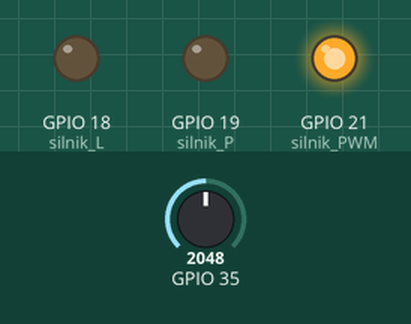
This sketch was run on a simulated ESP32. Parts: output pins drawn as LEDs (lit = HIGH). The test bench sets the inputs (shaded band); at power-on: GPIO 35 = 2048.

Above: at 1.2 s.
1.3 s: GPIO 35 set to 491
At 2.5 s:
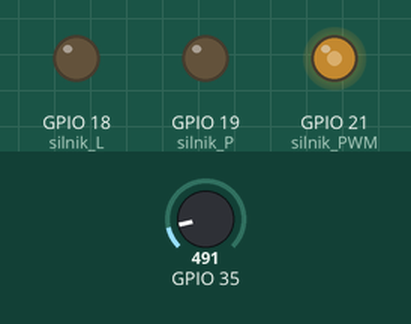
2.8 s: GPIO 35 set to 0
At 3.9 s:
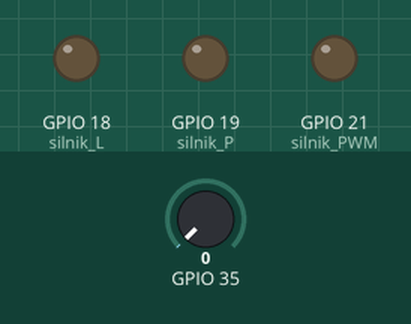
4.3 s: GPIO 35 set to 1228
At 5.0 s:
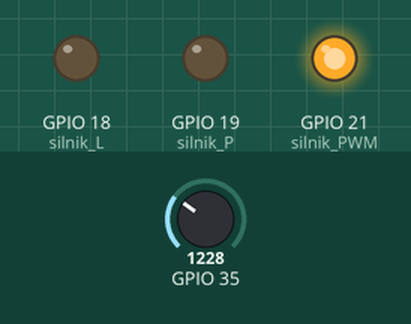
Timing chart, 0 to 7.3 s (numbered marks = the images above; inputs shaded):
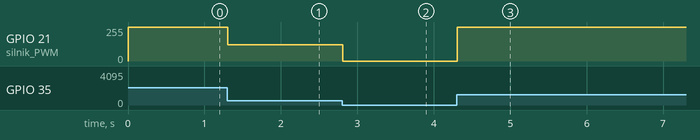

Measured:
- after the input at 1.3 s, GPIO 21 (silnik_PWM): 255/255 → 122/255 at once
- after the input at 2.8 s, GPIO 21 (silnik_PWM): 122/255 → 0/255 at once
- after the input at 4.3 s, GPIO 21 (silnik_PWM): 0/255 → 255/255 at once

The sketch:

projekt_inz_ii.ino
```cpp
/*
DO ZROBIENIA
[v] zmiana na esp
[v] silnik DC
[ ] sterowanie serwo
[ ] czujnik kolorów
[ ] przyciski start stop
[ ] sygnalizacja led
[ ] regulacja prędkości
[ ] pomiar predkości
[ ] LCD
*/

#include "driver/gpio.h"
#include "freertos/FreeRTOS.h"
#include "freertos/task.h"
#include "driver/timer.h"
#include "driver/adc.h"
#include "esp_adc_cal.h"
#include <Arduino.h>

#include "funkcje.h"

uint16_t wyn = 0;

void setup() {
  test_monitor();
  gpio_config();
  adc_config();
  dc_pwm_config();
}

void loop() {
  dc_speed(odczyt_adc());
  delay(10);
}
```

funkcje.cpp
```cpp
#include "driver/gpio.h"
#include "freertos/FreeRTOS.h"
#include "freertos/task.h"
#include "driver/timer.h"
#include "driver/adc.h"
#include "esp_adc_cal.h"
#include <Arduino.h>

#include "funkcje.h"

#define silnik_L GPIO_NUM_18
#define silnik_P GPIO_NUM_19
#define silnik_PWM GPIO_NUM_21
#define silnik_pot ADC1_CHANNEL_7                 //GPIO 32 - 39 - tutaj GPIO 35

void test_monitor(){
  Serial.begin(115200);
}

void gpio_config(){
  //Silnik
  gpio_set_direction(silnik_L, GPIO_MODE_OUTPUT); gpio_set_level(silnik_L, 0);
  gpio_set_direction(silnik_P, GPIO_MODE_OUTPUT); gpio_set_level(silnik_P, 0);
  gpio_set_direction(silnik_PWM, GPIO_MODE_OUTPUT); gpio_set_level(silnik_PWM, 0);

  //Potencjometr sterujący silnikiem
  //Bez pull up
  gpio_set_direction(GPIO_NUM_35, GPIO_MODE_INPUT);
}

void adc_config(){
  //Napiecie odniesienia 1,1 V
  //Ustawic attenuation po ustawieniu dzielnika z potencjometrem
  //Dzielnik to potencjometr 10 kOhm i identyczny rezystor
  //Rozdzielczosc 10 bit -> PWM jest 10 bit
  esp_adc_cal_characteristics_t adc;
  esp_adc_cal_characterize( ADC_UNIT_1, ADC_ATTEN_DB_2_5, ADC_WIDTH_BIT_10, 1100, &adc);
}

uint16_t odczyt_adc(){
  return adc1_get_raw(silnik_pot);
}

void dc_pwm_config(){
  //Kanal 0 - silnik

  //PWM channel 0, 60 kHz, 10 bit
  ledcSetup(0, 60000, 10);
  //PWM pin, PWM channel
  ledcAttachPin(silnik_PWM, 0);
}

void dc_speed(uint16_t predkosc){

  //Jezeli sie nie skompiluje - zmienic rzutowanie

  ledcWrite(0, predkosc);
}
```

funkcje.h
```cpp
#include "driver/gpio.h"
#include "freertos/FreeRTOS.h"
#include "freertos/task.h"
#include "driver/timer.h"
#include "driver/adc.h"
#include "esp_adc_cal.h"

void test_monitor();
/*
Rozpoczyna transmisję szeregową
*/

void gpio_config();
/*
Konfiguracja wejść/wyjść
*/

void adc_config();
/*
Konfiguracja ADC
Napiecie odniesienia 1,1 V
Rozdzielczość 10 bit -> tak samo jak PWM
*/

uint16_t odczyt_adc();
/*
Zwraca wynik odczytu ADC z potencjometru sterującego silnikiem
*/

void dc_speed(uint16_t predkosc);
/*
Ustawia wartość PWM sterującą silnikiem na podstawie zmiennej predkosc
*/

void dc_pwm_config();
/*
Konfiguracja PWM dla silnika
Kanal 0 - silnik
PWM channel 0, 60 kHz, rozdzielczość 10 bit
*/
```
